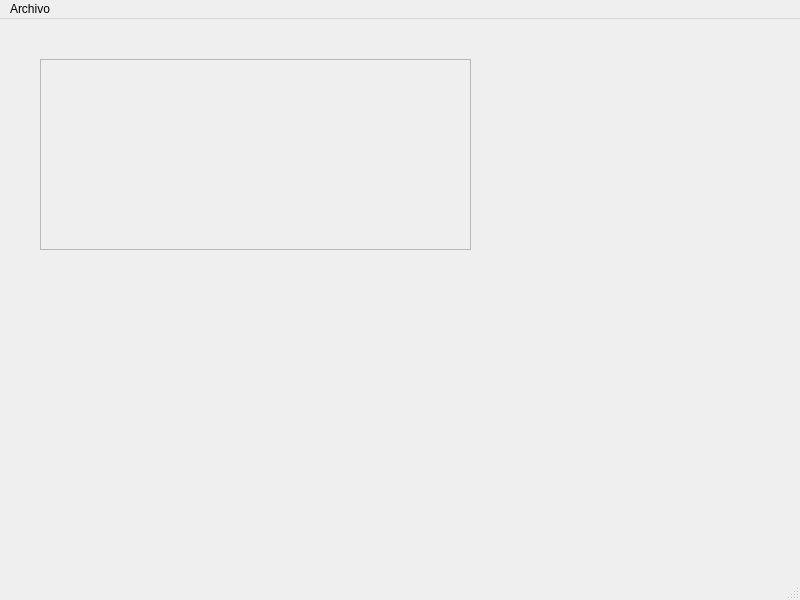
<?xml version="1.0" encoding="UTF-8"?>
<ui version="4.0">
 <class>MainWindow</class>
 <widget class="QMainWindow" name="MainWindow">
  <property name="geometry">
   <rect>
    <x>0</x>
    <y>0</y>
    <width>800</width>
    <height>600</height>
   </rect>
  </property>
  <property name="windowTitle">
   <string>MainWindow</string>
  </property>
  <widget class="QWidget" name="centralwidget">
   <widget class="QScrollArea" name="scrollArea">
    <property name="geometry">
     <rect>
      <x>40</x>
      <y>40</y>
      <width>431</width>
      <height>191</height>
     </rect>
    </property>
    <property name="widgetResizable">
     <bool>true</bool>
    </property>
    <widget class="QWidget" name="scrollAreaWidgetContents">
     <property name="geometry">
      <rect>
       <x>0</x>
       <y>0</y>
       <width>429</width>
       <height>189</height>
      </rect>
     </property>
    </widget>
   </widget>
  </widget>
  <widget class="QMenuBar" name="menubar">
   <property name="geometry">
    <rect>
     <x>0</x>
     <y>0</y>
     <width>800</width>
     <height>22</height>
    </rect>
   </property>
   <widget class="QMenu" name="menuArchivo">
    <property name="title">
     <string>Archivo</string>
    </property>
    <addaction name="actionImport_File"/>
   </widget>
   <addaction name="menuArchivo"/>
  </widget>
  <widget class="QStatusBar" name="statusbar"/>
  <action name="actionImport_File">
   <property name="text">
    <string>Import File</string>
   </property>
  </action>
 </widget>
 <resources/>
 <connections/>
</ui>
